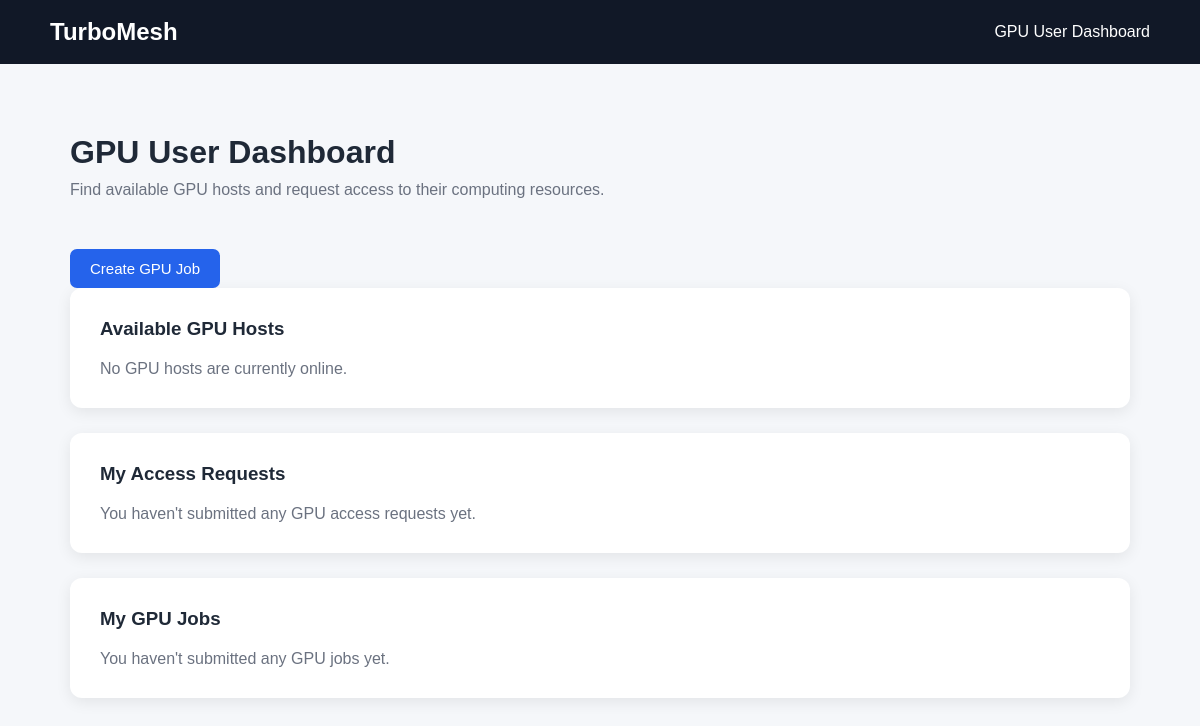
The app's page /user-dashboard (signed in), older data.
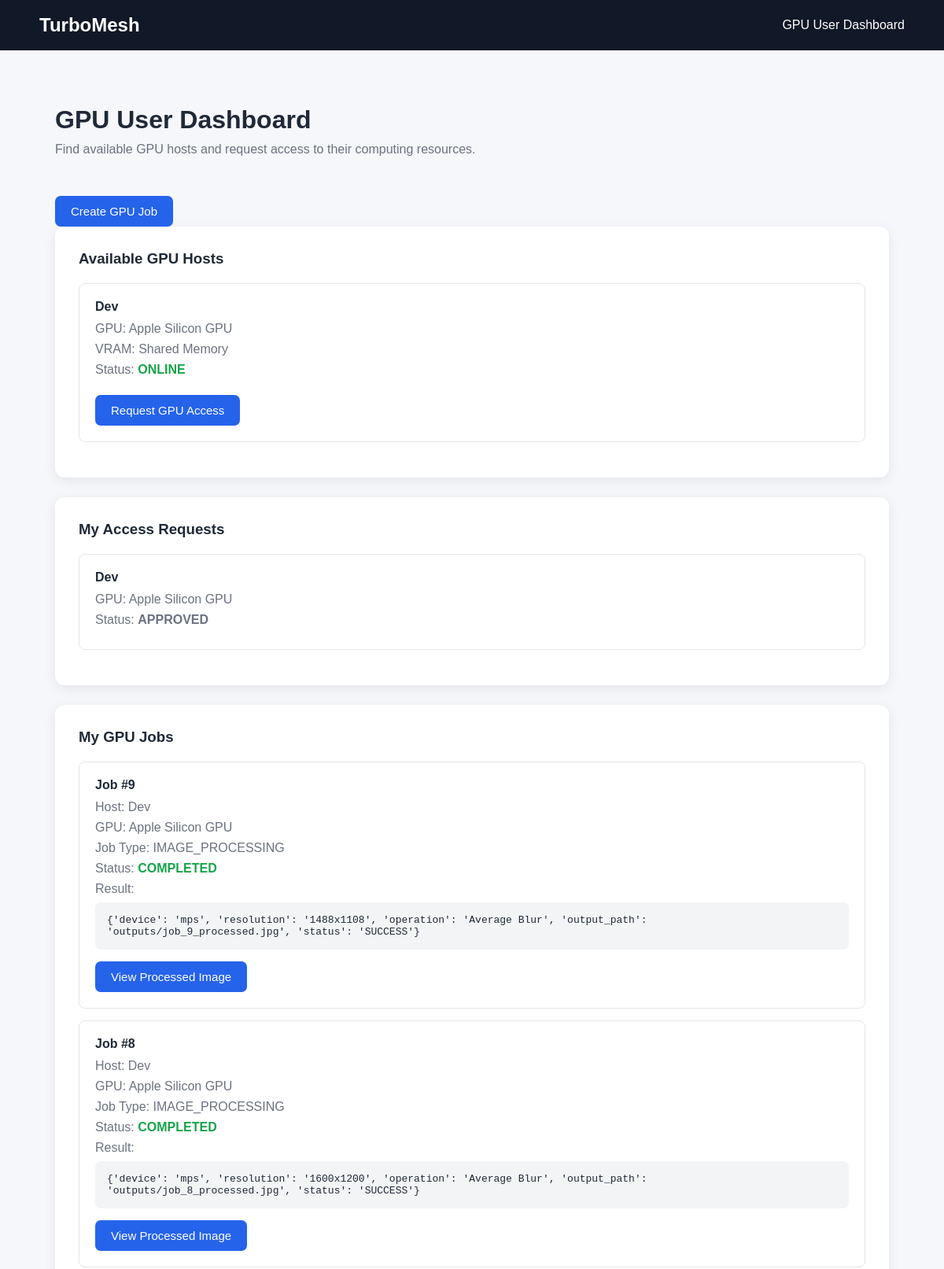
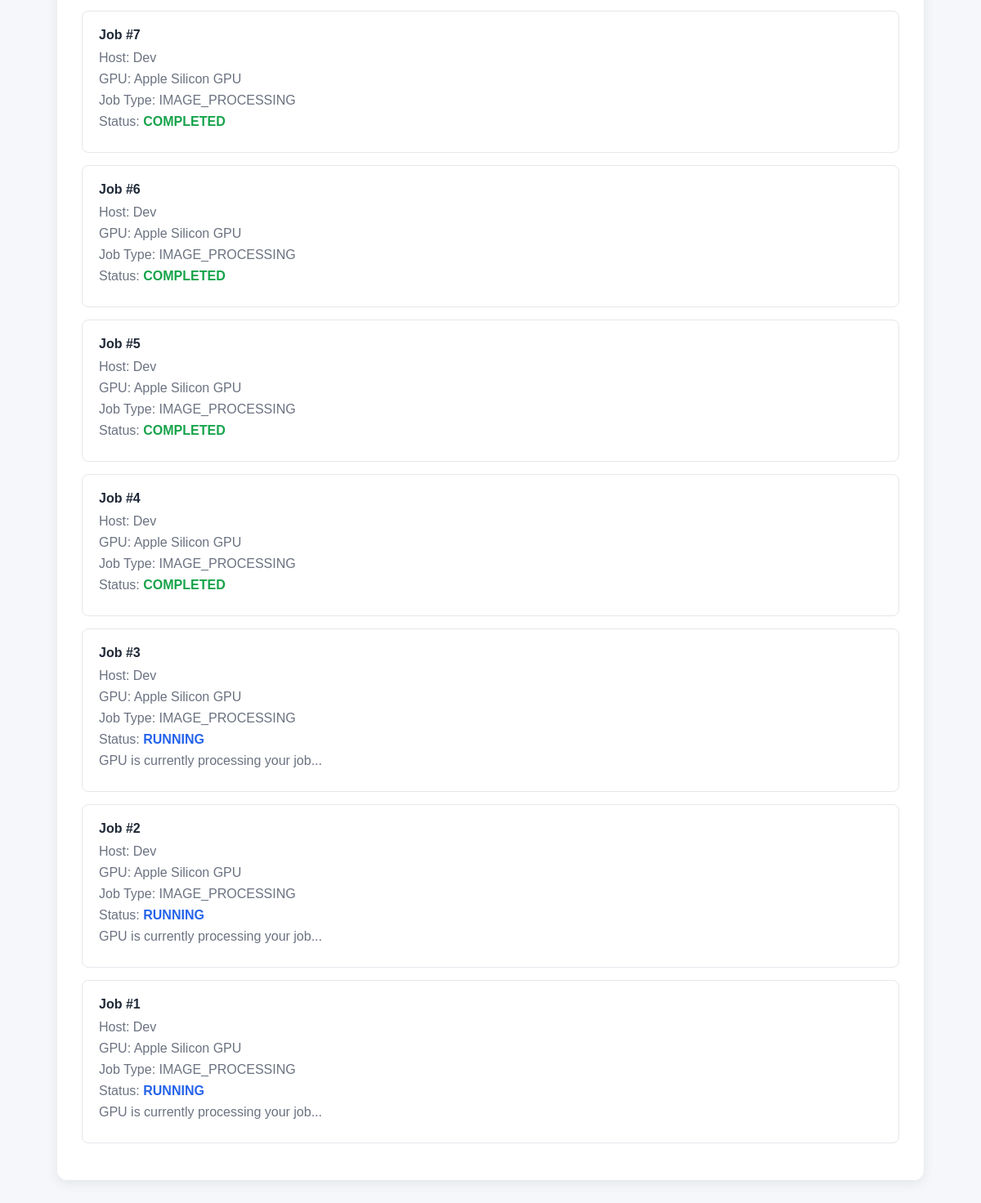
The same page, newer data (2 pictures, top to bottom).
### tables this page shows
CREATE TABLE gpu_hosts (
            id INTEGER PRIMARY KEY AUTOINCREMENT,
            user_id INTEGER NOT NULL,
            gpu_name TEXT,
            vram TEXT,
            status TEXT NOT NULL DEFAULT 'OFFLINE',
            FOREIGN KEY (user_id) REFERENCES users(id)
        );

CREATE TABLE users (
            id INTEGER PRIMARY KEY AUTOINCREMENT,
            name TEXT NOT NULL,
            email TEXT UNIQUE NOT NULL,
            password TEXT NOT NULL,
            role TEXT NOT NULL
        );

CREATE TABLE access_requests (
            id INTEGER PRIMARY KEY AUTOINCREMENT,
            user_id INTEGER NOT NULL,
            host_id INTEGER NOT NULL,
            status TEXT NOT NULL DEFAULT 'PENDING',
            FOREIGN KEY (user_id) REFERENCES users(id),
            FOREIGN KEY (host_id) REFERENCES gpu_hosts(id)
        );

CREATE TABLE jobs (
            id INTEGER PRIMARY KEY AUTOINCREMENT,
            user_id INTEGER NOT NULL,
            host_id INTEGER NOT NULL,
            job_type TEXT NOT NULL,
            status TEXT NOT NULL DEFAULT 'QUEUED',
            result TEXT, image_path TEXT, output_path TEXT,
            FOREIGN KEY (user_id) REFERENCES users(id),
            FOREIGN KEY (host_id) REFERENCES gpu_hosts(id)
        );

### main.py (the view)
@app.get("/user-dashboard")
def user_dashboard(request: Request):
    user_id = request.session.get("user_id")
    role = request.session.get("role")
    if user_id is None:
        return RedirectResponse(
            url="/login",
            status_code=303
        )
    if role != "USER":
        return {
            "error": "Only GPU users can access this dashboard."
        }
    connection = get_connection()
    hosts = connection.execute(
        """
        SELECT
            gpu_hosts.id,
            users.name,
            gpu_hosts.gpu_name,
            gpu_hosts.vram,
            gpu_hosts.status
        FROM gpu_hosts
        JOIN users
        ON gpu_hosts.user_id = users.id
        WHERE gpu_hosts.status = 'ONLINE'
        """
    ).fetchall()
    access_requests = connection.execute(
        """
        SELECT
            access_requests.id,
            users.name AS host_name,
            gpu_hosts.gpu_name,
            access_requests.status
        FROM access_requests
        JOIN gpu_hosts
        ON access_requests.host_id = gpu_hosts.id
        JOIN users
        ON gpu_hosts.user_id = users.id
        WHERE access_requests.user_id = ?
        ORDER BY access_requests.id DESC
        """,
        (user_id,)
    ).fetchall()
    jobs = connection.execute(
        """
        SELECT
            jobs.id,
            jobs.job_type,
            jobs.status,
            jobs.result,
            jobs.output_path,
            users.name AS host_name,
            gpu_hosts.gpu_name
        FROM jobs
        JOIN gpu_hosts
        ON jobs.host_id = gpu_hosts.id
        JOIN users
        ON gpu_hosts.user_id = users.id
        WHERE jobs.user_id = ?
        ORDER BY jobs.id DESC
        """,
        (user_id,)
    ).fetchall()
    connection.close()
    return templates.TemplateResponse(
        "user_dashboard.html",
        {
            "request": request,
            "hosts": hosts,
            "access_requests": access_requests,
            "jobs": jobs
        }
    )

### templates/user_dashboard.html (shortened to what this page needs)
<!DOCTYPE html>
<html lang="en">
<head>
</head>
<body>
    <nav>
        <h1>
            TurboMesh
        </h1>
        <span>
            GPU User Dashboard
        </span>
    </nav>
    <div class="container">
        <div class="welcome">
            <h2>
                GPU User Dashboard
            </h2>
            <p>
                Find available GPU hosts and request access
                to their computing resources.
            </p>
        </div>
        <a href="/create-job">
            <button type="button">
                Create GPU Job
            </button>
        </a>
        <div class="card">
            <h3>
                Available GPU Hosts
            </h3>
            {% if hosts %}
                {% for host in hosts %}
                    <div class="host">
                        <h4>
                            {{ host["name"] }}
                        </h4>
                        <p>
                            GPU:
                            {{ host["gpu_name"] }}
                        </p>
                        <p>
                            VRAM:
                            {{ host["vram"] }}
                        </p>
                        <p>
                            Status:
                            <span class="available">
                                {{ host["status"] }}
                            </span>
                        </p>
                        <form
                            method="post"
                            action="/request-access"
                        >
                            <button type="submit">
                                Request GPU Access
                            </button>
                        </form>
                    </div>
                {% endfor %}
            {% else %}
                <p class="empty">
                    No GPU hosts are currently online.
                </p>
            {% endif %}
        </div>
        <div class="card">
            <h3>
                My Access Requests
            </h3>
            {% if access_requests %}
                {% for access_request in access_requests %}
                    <div class="host">
                        <h4>
                            {{ access_request["host_name"] }}
                        </h4>
                        <p>
                            GPU:
                            {{ access_request["gpu_name"] }}
                        </p>
                        <p>
                            Status:
                            <strong>
                                {{ access_request["status"] }}
                            </strong>
                        </p>
                    </div>
                {% endfor %}
            {% else %}
                <p class="empty">
                    You haven't submitted any GPU access
                    requests yet.
                </p>
            {% endif %}
        </div>
        <div class="card">
            <h3>
                My GPU Jobs
            </h3>
            {% if jobs %}
                {% for job in jobs %}
                    <div class="host">
                        <h4>
                            Job #{{ job["id"] }}
                        </h4>
                        <p>
                            Host:
                            {{ job["host_name"] }}
                        </p>
                        <p>
                            GPU:
                            {{ job["gpu_name"] }}
                        </p>
                        <p>
                            Job Type:
                            {{ job["job_type"] }}
                        </p>
                        <p>
                            Status:
                            {% if job["status"] == "COMPLETED" %}
                                <strong class="status-completed">
                                    COMPLETED
                                </strong>
                            {% elif job["status"] == "RUNNING" %}
                                <strong class="status-running">
                                    RUNNING
                                </strong>
                            {% elif job["status"] == "QUEUED" %}
                                <strong class="status-queued">
                                    QUEUED
                                </strong>
                            {% elif job["status"] == "FAILED" %}
                                <strong class="status-failed">
                                    FAILED
                                </strong>
                            {% else %}
                                <strong>
                                    {{ job["status"] }}
                                </strong>
                            {% endif %}
                        </p>
                        {% if job["status"] == "COMPLETED"
                              and job["output_path"] %}
                            <p>
                                Result:
                            </p>
                            <pre>{{ job["result"] }}</pre>
                            <a
                                href="/jobs/{{ job['id'] }}/result"
                                target="_blank"
                            >
                                <button type="button">
                                    View Processed Image
                                </button>
                            </a>
                        {% elif job["status"] == "RUNNING" %}
                            <p>
                                GPU is currently processing
                                your job...
                            </p>
                        {% elif job["status"] == "QUEUED" %}
                            <p>
                                Your job is waiting
                                for the GPU...
                            </p>
                        {% endif %}
                    </div>
                {% endfor %}
            {% else %}
                <p class="empty">
                    You haven't submitted any GPU jobs yet.
                </p>
            {% endif %}
        </div>
    </div>
</body>
</html>

### templates/user_dashboard.html (style rules this page uses)
* { box-sizing: border-box; margin: 0; padding: 0; }
body { font-family: Arial, sans-serif; background: #f5f7fa; color: #1f2937; }
nav { background: #111827; color: white; padding: 18px 50px; display: flex; justify-content: space-between; align-items: center; }
nav h1 { font-size: 24px; }
.container { max-width: 1100px; margin: 50px auto; padding: 20px; }
.welcome { margin-bottom: 35px; }
.welcome h2 { font-size: 32px; margin-bottom: 10px; }
.welcome p { color: #6b7280; }
.card { background: white; padding: 30px; border-radius: 12px; box-shadow: 0 4px 15px rgba(0, 0, 0, 0.08); margin-bottom: 25px; }
.card h3 { margin-bottom: 20px; }
.host { border: 1px solid #e5e7eb; padding: 20px; border-radius: 8px; margin-bottom: 15px; }
.host h4 { margin-bottom: 10px; }
.host p { color: #6b7280; margin-bottom: 8px; }
.available { color: #16a34a; font-weight: bold; }
button { margin-top: 15px; padding: 11px 20px; border: none; border-radius: 7px; background: #2563eb; color: white; font-size: 15px; cursor: pointer; }
pre { background: #f3f4f6; padding: 15px; border-radius: 7px; margin-top: 8px; white-space: pre-wrap; word-break: break-word; }
.status-completed { color: #16a34a; font-weight: bold; }
.status-running { color: #2563eb; font-weight: bold; }

Row changes from the older to the newer data that the page shows:
added gpu_hosts: name "Dev", gpu_name "Apple Silicon GPU", vram "Shared Memory", status "ONLINE"
added access_requests: host_name "Dev", gpu_name "Apple Silicon GPU", status "APPROVED"
added jobs: id "9", host_name "Dev", gpu_name "Apple Silicon GPU", job_type "IMAGE_PROCESSING", status "COMPLETED", result "{'device': 'mps', 'resolution': '1488x1108', 'operation': 'Average Blur', 'output_path': 'outputs/job_9_processed.jpg', 'status': 'SUCCESS'}"
added jobs: id "8", host_name "Dev", gpu_name "Apple Silicon GPU", job_type "IMAGE_PROCESSING", status "COMPLETED", result "{'device': 'mps', 'resolution': '1600x1200', 'operation': 'Average Blur', 'output_path': 'outputs/job_8_processed.jpg', 'status': 'SUCCESS'}"
added jobs: id "7", host_name "Dev", gpu_name "Apple Silicon GPU", job_type "IMAGE_PROCESSING", status "COMPLETED"
added jobs: id "6", host_name "Dev", gpu_name "Apple Silicon GPU", job_type "IMAGE_PROCESSING", status "COMPLETED"
added jobs: id "5", host_name "Dev", gpu_name "Apple Silicon GPU", job_type "IMAGE_PROCESSING", status "COMPLETED"
added jobs: id "4", host_name "Dev", gpu_name "Apple Silicon GPU", job_type "IMAGE_PROCESSING", status "COMPLETED"
added jobs: id "3", host_name "Dev", gpu_name "Apple Silicon GPU", job_type "IMAGE_PROCESSING", status "RUNNING"
added jobs: id "2", host_name "Dev", gpu_name "Apple Silicon GPU", job_type "IMAGE_PROCESSING", status "RUNNING"
added jobs: id "1", host_name "Dev", gpu_name "Apple Silicon GPU", job_type "IMAGE_PROCESSING", status "RUNNING"
Text that changed along with them:
text no longer shown: "No GPU hosts are currently online. You haven't submitted any GPU access requests yet. You haven't submitted any GPU jobs yet."
